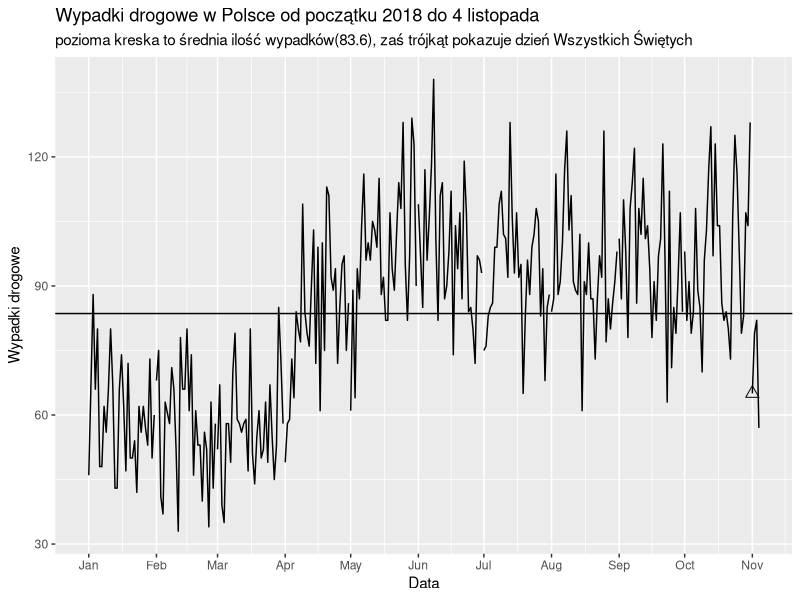
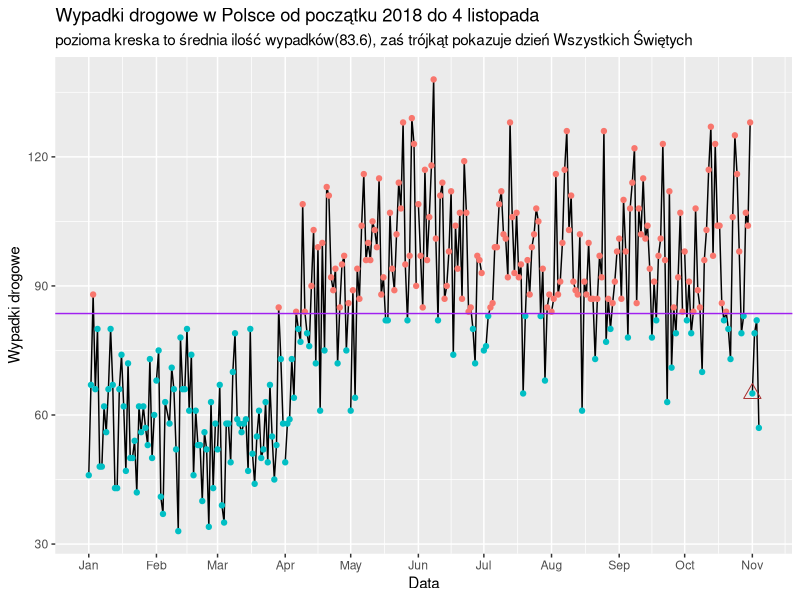

Source code (R) for these figures, in order:
## ---- chunk 1
knitr::opts_chunk$set(echo = FALSE)
## ---- chunk 2
library(dplyr)
library(ggplot2)
library(readxl)

wypadki<-read_xls("wypadki_drogowe.xls")
select(wypadki,c(1,5,6,7,8))%>%
top_n(308,Data)%>%
  na.omit()->wypadki
Miesiąc<-months(pull(wypadki,Data))
wypadki<-cbind(wypadki,Miesiąc)
srednia<-mean(pull(wypadki,`Wypadki drogowe`))
ggplot(wypadki,aes(x=Data,y=`Wypadki drogowe`,group=months.POSIXt(Data)))+geom_line()+scale_x_datetime(breaks = "months",date_labels = "%b")+geom_point(data = wypadki[4,],size=3,shape=2)+geom_hline(yintercept = srednia)+labs(title ="Wypadki drogowe w Polsce od początku 2018 do 4 listopada",y="Wypadki drogowe",subtitle = "pozioma kreska to średnia ilość wypadków(83.6), zaś trójkąt pokazuje dzień Wszystkich Świętych")

## ---- chunk 3
kolory<-c("red","green")
ggplot(wypadki,aes(x=Data,y=`Wypadki drogowe`,group=months.POSIXt(Data)))+geom_line()+scale_x_datetime(breaks = "months",date_labels = "%b")+geom_point(aes(color=kolory[(`Wypadki drogowe`>srednia)+1]),show.legend=FALSE)+geom_point(data = wypadki[4,],size=4,shape=2,colour="brown")+geom_hline(yintercept = srednia,colour="purple")+labs(title ="Wypadki drogowe w Polsce od początku 2018 do 4 listopada",y="Wypadki drogowe",subtitle = "pozioma kreska to średnia ilość wypadków(83.6), zaś trójkąt pokazuje dzień Wszystkich Świętych")
